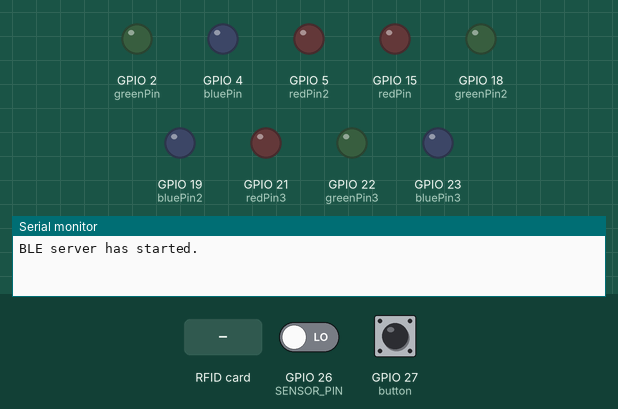
Bench run of a program on a simulated ESP32. Parts: output pins drawn as LEDs (lit = HIGH), the last lines printed to the serial monitor. The inputs (shaded band) are chosen by the test bench; at power-on: GPIO 26 (SENSOR_PIN) LOW, GPIO 27 (button) LOW. Nothing arrives over Bluetooth unless stated; a phone connects over Bluetooth LE 3 s after start.

Above: at 1.2 s.
1.3 s: GPIO 26 (SENSOR_PIN) driven HIGH
At 1.7 s:
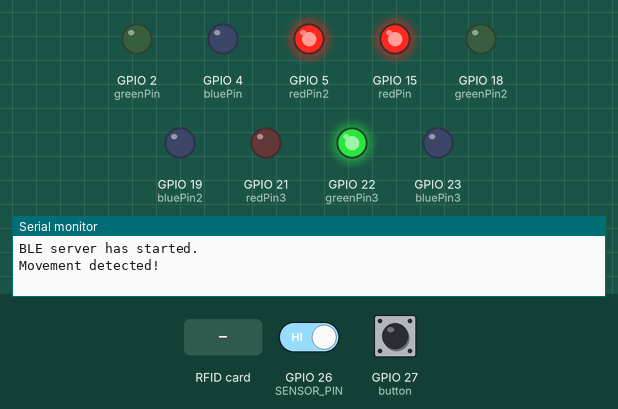
2.8 s: RFID card 5E 7A 19 C4 held to the reader
At 4.1 s:
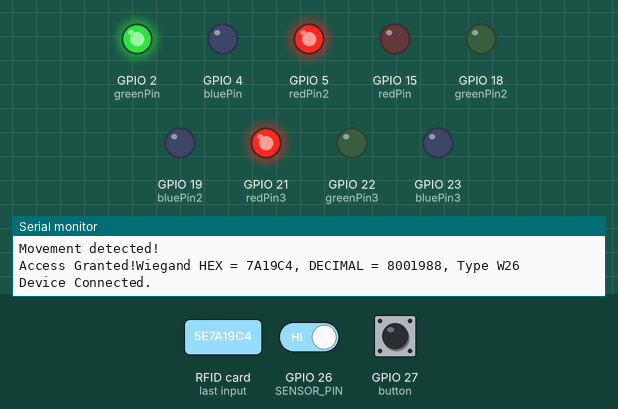
5.8 s: GPIO 27 (button) pulled HIGH for 3.2 s
At 9.2 s:
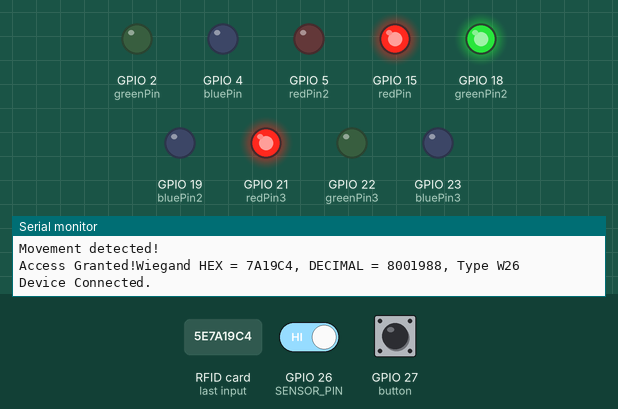
10.5 s: RFID card 5E 7A 19 C4 held to the reader
13.5 s: GPIO 26 (SENSOR_PIN) driven LOW
Timing chart, 0 to 20.3 s (numbered marks = the images above; inputs shaded):
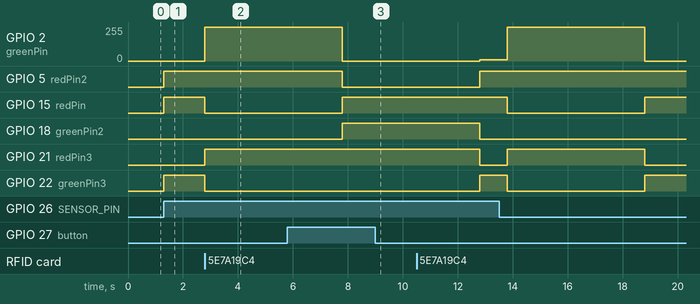

The program:

main.cpp
```cpp
#include <Wiegand.h>
#include <SPI.h>
#include <Arduino.h>
#include <BLEDevice.h>
#include <BLEServer.h>
#include <BLEUtils.h>
#include <BLE2902.h>

WIEGAND wg;
const int redPin = 15;
const int greenPin =2;
const int bluePin = 4;

const int redPin2 =5;
const int greenPin2 =18;
const int bluePin2 =19;

const int redPin3 = 21;
const int greenPin3= 22;
const int bluePin3 = 23;

const int button = 27;

const int SENSOR_PIN = 26;

int hexCode = 0xA54980;

int pirState = LOW;


BLECharacteristic *pCharacteristic;
bool deviceConnected = false;

class MyServerCallbacks : public BLEServerCallbacks {
  void onConnect(BLEServer* pServer) {
    deviceConnected = true;
    Serial.println("Device Connected.");
    BLEDevice::startAdvertising();
  }

  void onDisconnect(BLEServer* pServer) {
    deviceConnected = false;
    Serial.println("Device Disconnected.");
    BLEDevice::startAdvertising();
  }
};

void setup() {
	Serial.begin(9600);

	pinMode(redPin,OUTPUT);
	pinMode(greenPin,OUTPUT);
	pinMode(bluePin,OUTPUT);

	pinMode(redPin2,OUTPUT);
	pinMode(greenPin2,OUTPUT);
	pinMode(bluePin2,OUTPUT);

	pinMode(redPin3,OUTPUT);
	pinMode(greenPin3,OUTPUT);
	pinMode(bluePin3,OUTPUT);

	pinMode(button,INPUT);

	pinMode(SENSOR_PIN,INPUT);

	// default Wiegand Pin 2 and Pin 3 see image on README.md
	// for non UNO board, use wg.begin(pinD0, pinD1) where pinD0 and pinD1
	// are the pins connected to D0 and D1 of wiegand reader respectively.
	wg.begin(34,35);

	BLEUUID customServiceUUID("4fafc201-1fb5-459e-8fcc-c5c9c331914b");	//Random service uuid
	BLEUUID customCharacteristicUUID("beb5483e-36e1-4688-b7f5-ea07361b26a8");	// Random characteristic uuid

	BLEDevice::init("MyESP32");
	BLEServer *pServer = BLEDevice::createServer();
  	pServer->setCallbacks(new MyServerCallbacks());

  	BLEService *pService = pServer->createService(customServiceUUID);

  	pCharacteristic = pService->createCharacteristic(
    customCharacteristicUUID,
    BLECharacteristic::PROPERTY_READ | BLECharacteristic::PROPERTY_NOTIFY
  );

  pCharacteristic->addDescriptor(new BLE2902());

  pService->start();
  pServer->getAdvertising()->setMinPreferred(0x06);  // minimum connection time which defined by seconds.
  pServer->getAdvertising()->setMaxPreferred(0x12);  // maximum connection time which defined by seconds.
  pServer->getAdvertising()->start();
  Serial.println("BLE server has started.");
}

void loop() {
	if (digitalRead(button) == 1)
	{
			analogWrite(redPin,255);
			analogWrite(greenPin,0);
			analogWrite(bluePin,0);

			analogWrite(redPin2,0);
			analogWrite(greenPin2,255);
			analogWrite(bluePin2,0);

			analogWrite(redPin3,255);
			analogWrite(greenPin3,0);
			analogWrite(bluePin3,0);

			delay(5000);

			analogWrite(redPin,255);
			analogWrite(greenPin,9);
			analogWrite(bluePin,0);

			analogWrite(redPin2,255);
			analogWrite(greenPin2,0);
			analogWrite(bluePin2,0);

			analogWrite(redPin3,0);
			analogWrite(greenPin3,255);
			analogWrite(bluePin3,0);


	}
	if(wg.available())
	{
		if (hexCode==wg.getCode(),HEX)
		{
			Serial.print("Access Granted!");

			 if (deviceConnected) {
   	 			pCharacteristic->setValue("Access Granted!");
    			pCharacteristic->notify();
    			delay(1000);
  			}

			analogWrite(redPin,0);
			analogWrite(greenPin,255);
			analogWrite(bluePin,0);

			analogWrite(redPin2,255);
			analogWrite(greenPin2,0);
			analogWrite(bluePin2,0);

			analogWrite(redPin3,255);
			analogWrite(greenPin3,0);
			analogWrite(bluePin3,0);

			Serial.print("Wiegand HEX = ");
			Serial.print(wg.getCode(),HEX);
			Serial.print(", DECIMAL = ");
			Serial.print(wg.getCode());
			Serial.print(", Type W");
			Serial.println(wg.getWiegandType());

			delay(5000);

			analogWrite(greenPin,0);
			analogWrite(redPin2,0);
			analogWrite(redPin3,0);

			analogWrite(redPin,255);
			analogWrite(redPin2,255);
			analogWrite(greenPin3,255);

		}

		else
		{

			Serial.print("Access Denied!");

			if (deviceConnected) {
   	 			pCharacteristic->setValue("Access Denied!");
    			pCharacteristic->notify();
  			}


			analogWrite(redPin,255);
			analogWrite(greenPin,0);
			analogWrite(bluePin,0);
			delay(5000);

			analogWrite(redPin2,255);
			analogWrite(greenPin2,0);
			analogWrite(bluePin2,0);

			analogWrite(redPin3,0);
			analogWrite(greenPin3,255);
			analogWrite(bluePin3,0);

			Serial.print("Wiegand HEX = ");
			Serial.print(wg.getCode(),HEX);
			Serial.print(", DECIMAL = ");
			Serial.print(wg.getCode());
			Serial.print(", Type W");
			Serial.println(wg.getWiegandType());
		}

	}

 	int val = digitalRead(SENSOR_PIN);  // read input value

	if (val == HIGH)  // check if the input is HIGH
	{

    	if (pirState == LOW)
		{
    		Serial.println("Movement detected!"); // print on output change

			if (deviceConnected) {
   	 			pCharacteristic->setValue("Movement detected!");
    			pCharacteristic->notify();
  			}

			pirState = HIGH;

			analogWrite(redPin,255);
			analogWrite(greenPin,0);
			analogWrite(bluePin,0);

			analogWrite(redPin2,255);
			analogWrite(greenPin2,0);
			analogWrite(bluePin2,0);

			analogWrite(redPin3,0);
			analogWrite(greenPin3,255);
			analogWrite(bluePin3,0);

    	}
	}
  		else
  		{

    		if (pirState == HIGH)
			{
      			Serial.println("There is not any movement!");  // print on output change

					if (deviceConnected) {
   	 				pCharacteristic->setValue("There is not any movement!");
    				pCharacteristic->notify();
  					}

      			pirState = LOW;
    		}
  		}
}
 
```

Measured:
- after the input at 1.3 s, GPIO 5 (redPin2), GPIO 15 (redPin), GPIO 22 (greenPin3): LOW → HIGH at once
- after the input at 2.8 s, GPIO 2 (greenPin): 0/255 → 255/255 at once; GPIO 15 (redPin), GPIO 22 (greenPin3): HIGH → LOW at once; GPIO 21 (redPin3): LOW → HIGH at once
- after the input at 5.8 s, GPIO 5 (redPin2): HIGH → LOW after 2.0 s; GPIO 18 (greenPin2): LOW → HIGH after 2.0 s; GPIO 21 (redPin3): stays HIGH (without the input it goes to LOW after 2.0 s); GPIO 22 (greenPin3): stays LOW (without the input it goes to HIGH after 2.0 s)
